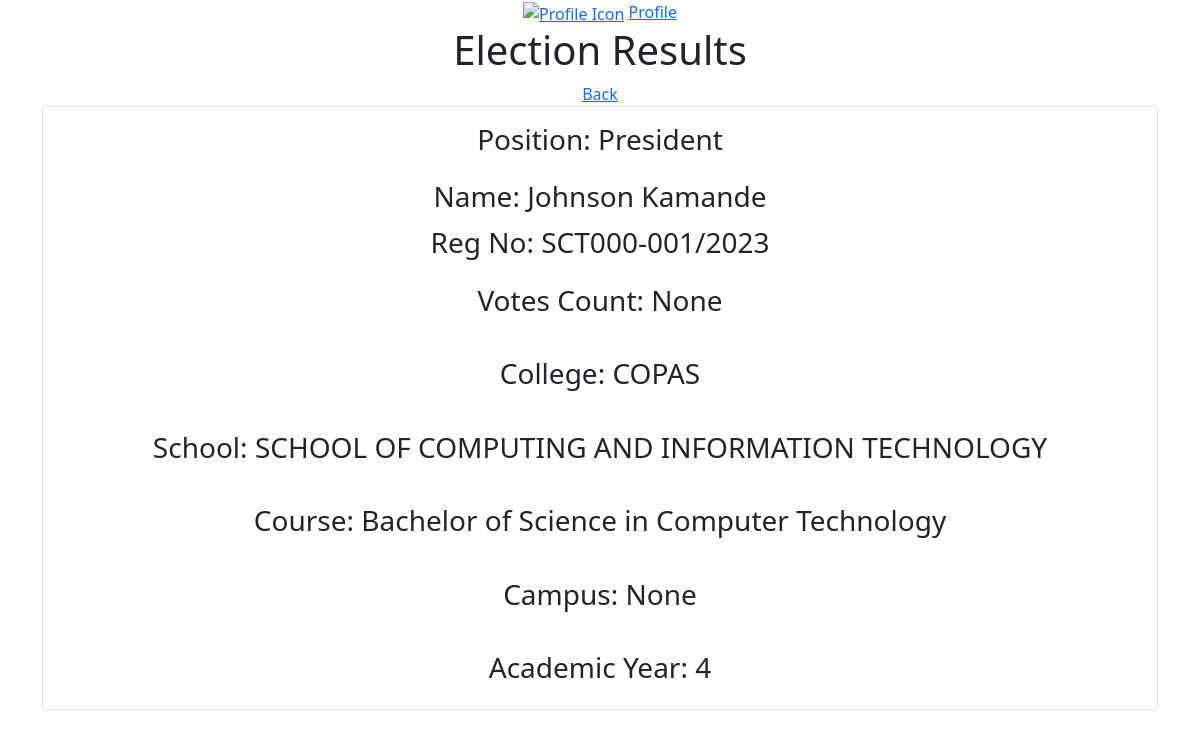
The app's page /results, older data.
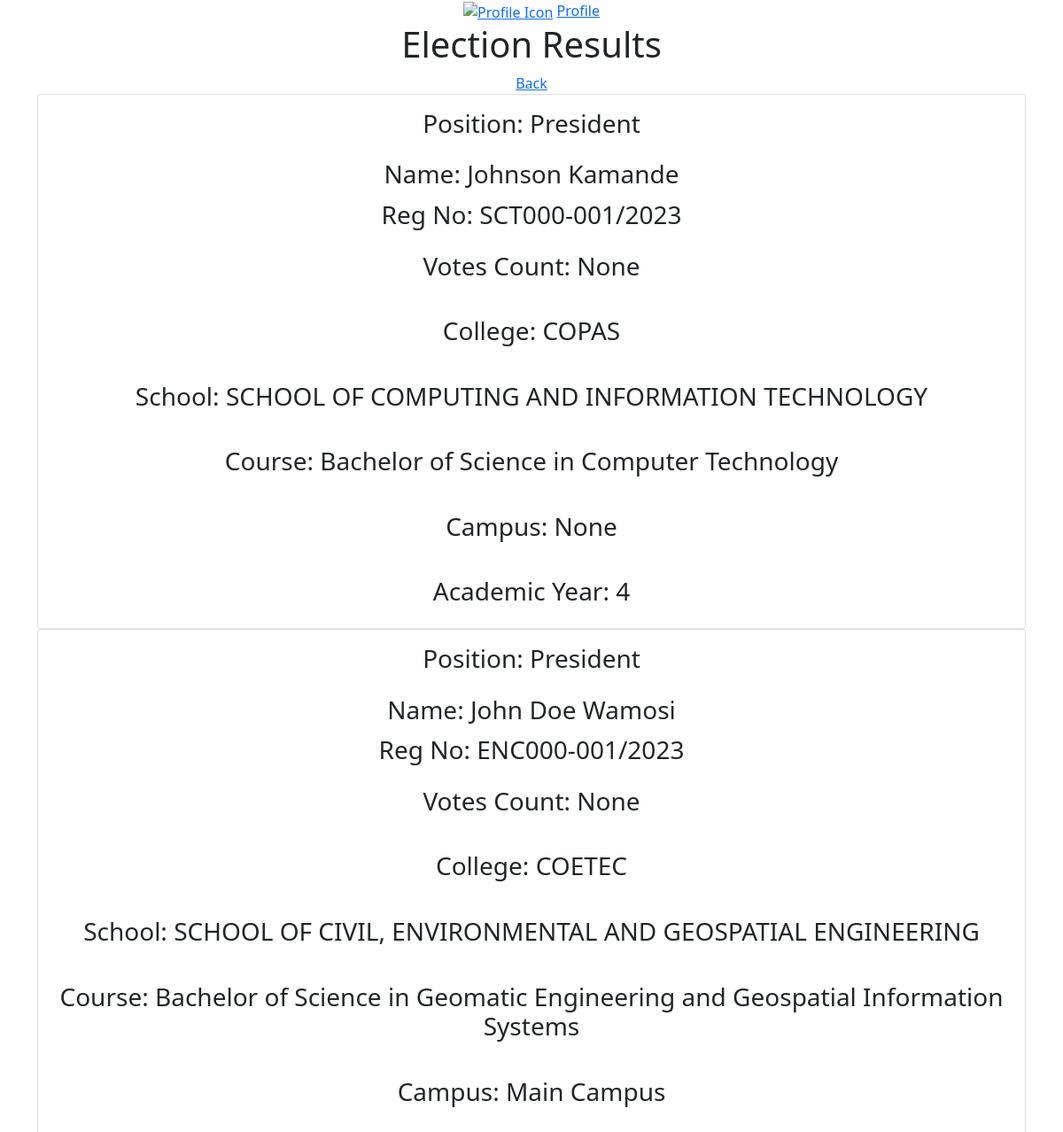
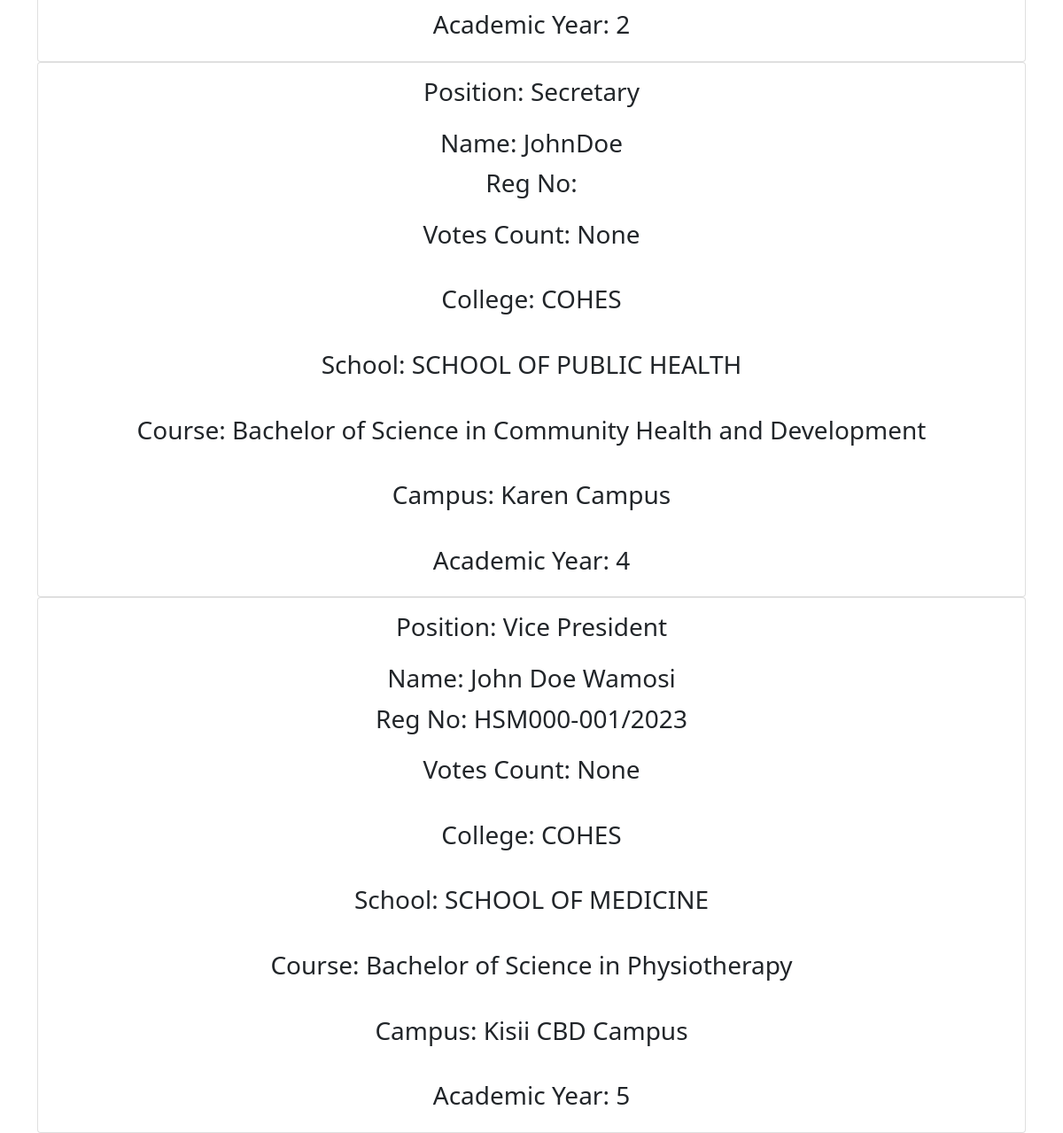
The same page, newer data (2 pictures, top to bottom).
### tables this page shows
CREATE TABLE posts (
    id INTEGER PRIMARY KEY AUTOINCREMENT,
    name TEXT NOT NULL
);

CREATE TABLE candidates (
    id INTEGER PRIMARY KEY AUTOINCREMENT,
    name TEXT NOT NULL,
    regNo TEXT NOT NULL UNIQUE,  -- Assuming regNo uniquely identifies a candidate
    email TEXT NOT NULL,
    college TEXT NOT NULL,
    school TEXT NOT NULL,
    course TEXT NOT NULL,
    campus TEXT ,
    academicYear INTEGER NOT NULL,
    electedPost INTEGER,
    votes INTEGER,
    idNo INTEGER NOT NULL UNIQUE,
    FOREIGN KEY (electedPost) REFERENCES posts(name),
    FOREIGN KEY (regNo) REFERENCES voters(regNo)  -- Reference the regNo field in voters
    FOREIGN KEY (campus) REFERENCES campuses(name)
    FOREIGN KEY (college) REFERENCES colleges(name)
    FOREIGN KEY (school) REFERENCES schools(name)
    FOREIGN KEY (course) REFERENCES courses(name)

);

### main.py (the view)
@app.route('/results')
def results():
    electedcandidates = getcandidates()
    if electedcandidates:
        return render_template('results.html', electedcandidates=electedcandidates)
    else:
        return render_template('results.html', electedcandidates="No Data Found")

### main.py (called while the page is built)
def get_db_connection():
    conn = sqlite3.connect('electiondb.db')
    conn.row_factory = sqlite3.Row
    return conn

def getcandidates():
    conn = get_db_connection()
    candidates = conn.execute('SELECT * FROM candidates').fetchall()
    conn.close()
    candidates_list = [dict(candidate) for candidate in candidates]
    positions = get_posts()
    for candidate in candidates_list:
        position_id = candidate['electedPost']
        position_name = next((p['name'] for p in positions if p['id'] == position_id), None)
        candidate['electedPost'] = position_name
    return candidates_list

def get_posts():
    conn = get_db_connection()
    posts = conn.execute('SELECT * FROM posts').fetchall()
    conn.close()
    return posts

### templates/results.html (shortened to what this page needs)
{% extends 'base.html' %}
        {% block header%}
        <nav>
            <div class="nav-bar profile">
                <a href="#"><img src="images/Vector.png" alt="Profile Icon"></a>
                <a href="#">Profile</a>
            </div>
            <h1 class="nav-bar">Election Results</h1>
            <a href="#">Back</a>
        </nav>
        {% endblock%} {% block content %}{% if electedcandidates %} {% for candidate in electedcandidates %}
        <div class="container">
            <div class="card">
                <div class="card-body">
                    <h3>Position: {{candidate.electedPost}}</h3>
                </div>
                <div class="card-title">
                    <h3>Name: {{candidate.name}}</h3>
                </div>
                <div class="card-subtitle">
                    <h3>Reg No: {{candidate.regNo}}</h3>
                </div>
                <div class="card-body">
                    <h3>Votes Count: {{candidate.votes}}</h3>
                </div>
                <div class="card-body">
                    <h3>College: {{candidate.college}}</h3>
                </div>
                <div class="card-body">
                    <h3>School: {{candidate.school}}</h3>
                </div>
                <div class="card-body">
                    <h3>Course: {{candidate.course}}</h3>
                </div>
                <div class="card-body">
                    <h3>Campus: {{candidate.campus}}</h3>
                </div>
                <div class="card-body">
                    <h3>Academic Year: {{candidate.academicYear}}</h3>
                </div>
            </div>
        </div>
        {% endfor %} {% endif %}
    {%endblock%}

### templates/base.html (shortened to what this page needs)
<!DOCTYPE html>
<html lang="en">
<head>
    <link href="https://cdn.jsdelivr.net/npm/bootstrap@5.0.2/dist/css/bootstrap.min.css" rel="stylesheet">
    <header>{% block header%} {% endblock %}</header>
</head>
<body style="text-align: center; justify-content: center;">
    {% block content%} {% endblock %}
</body>
</html>

Row changes from the older to the newer data that the page shows:
added candidates: name "John Doe Wamosi", regNo "ENC000-001/2023", college "COETEC", school "SCHOOL OF CIVIL, ENVIRONMENTAL AND GEOSPATIAL ENGINEERING", course "Bachelor of Science in Geomatic Engineering and Geospatial Information Systems", campus "Main Campus"
now on this page (row unchanged): posts: electedPost "Secretary"
added candidates: name "JohnDoe", college "COHES", school "SCHOOL OF PUBLIC HEALTH", course "Bachelor of Science in Community Health and Development", campus "Karen Campus"
now on this page (row unchanged): posts: electedPost "Vice President"
added candidates: name "John Doe Wamosi", regNo "HSM000-001/2023", college "COHES", school "SCHOOL OF MEDICINE", course "Bachelor of Science in Physiotherapy", campus "Kisii CBD Campus"
Text that changed along with them:
new list line: "Position: Name: Reg No: Votes Count: None College: School: Course: Campus: Academic Year: 2"
new list line: "President"
new list line: "Position: Name: Reg No: Votes Count: None College: School: Course: Campus: Academic Year: 4"
new list line: "Position: Name: Reg No: Votes Count: None College: School: Course: Campus: Academic Year: 5"
